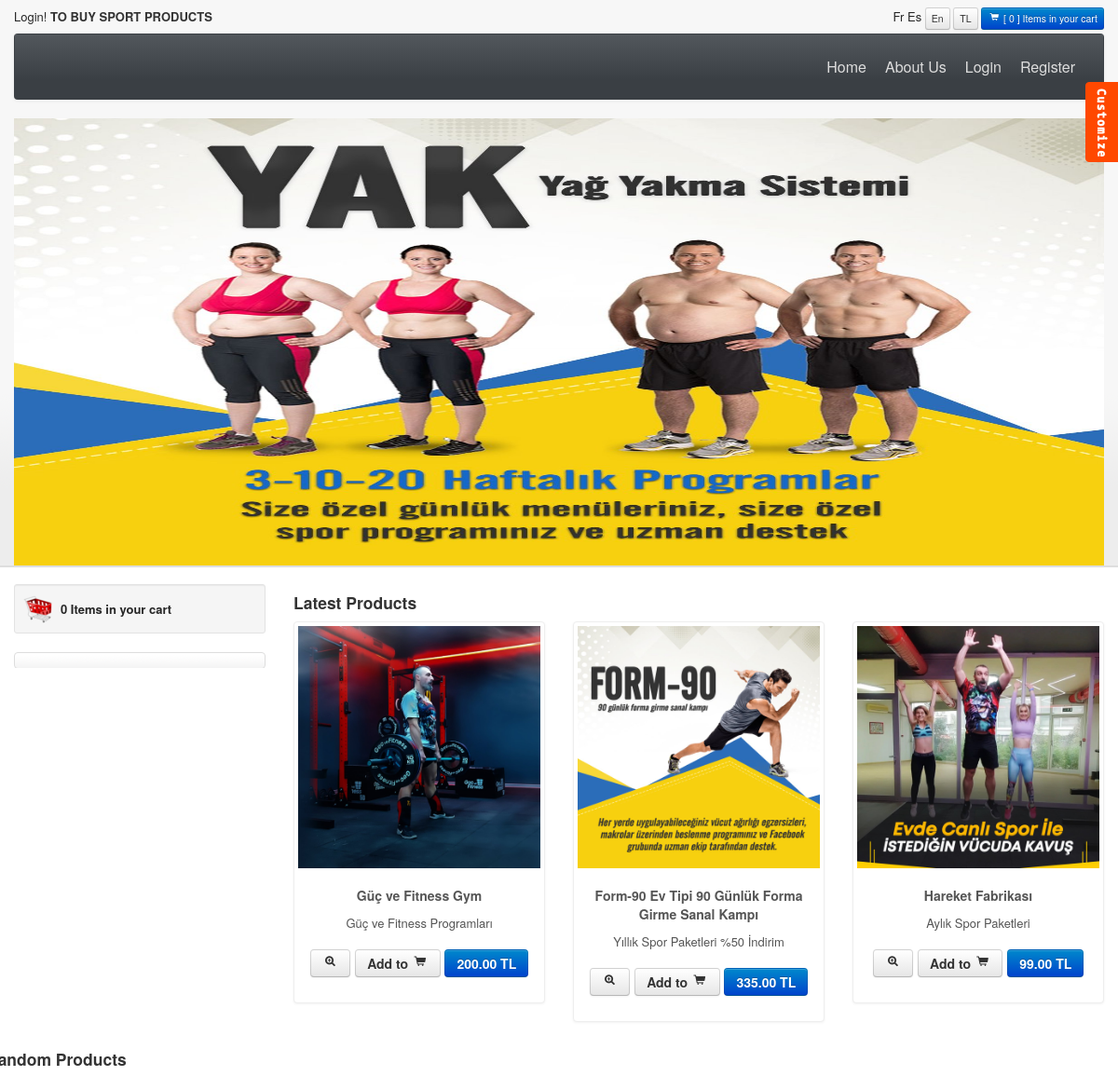
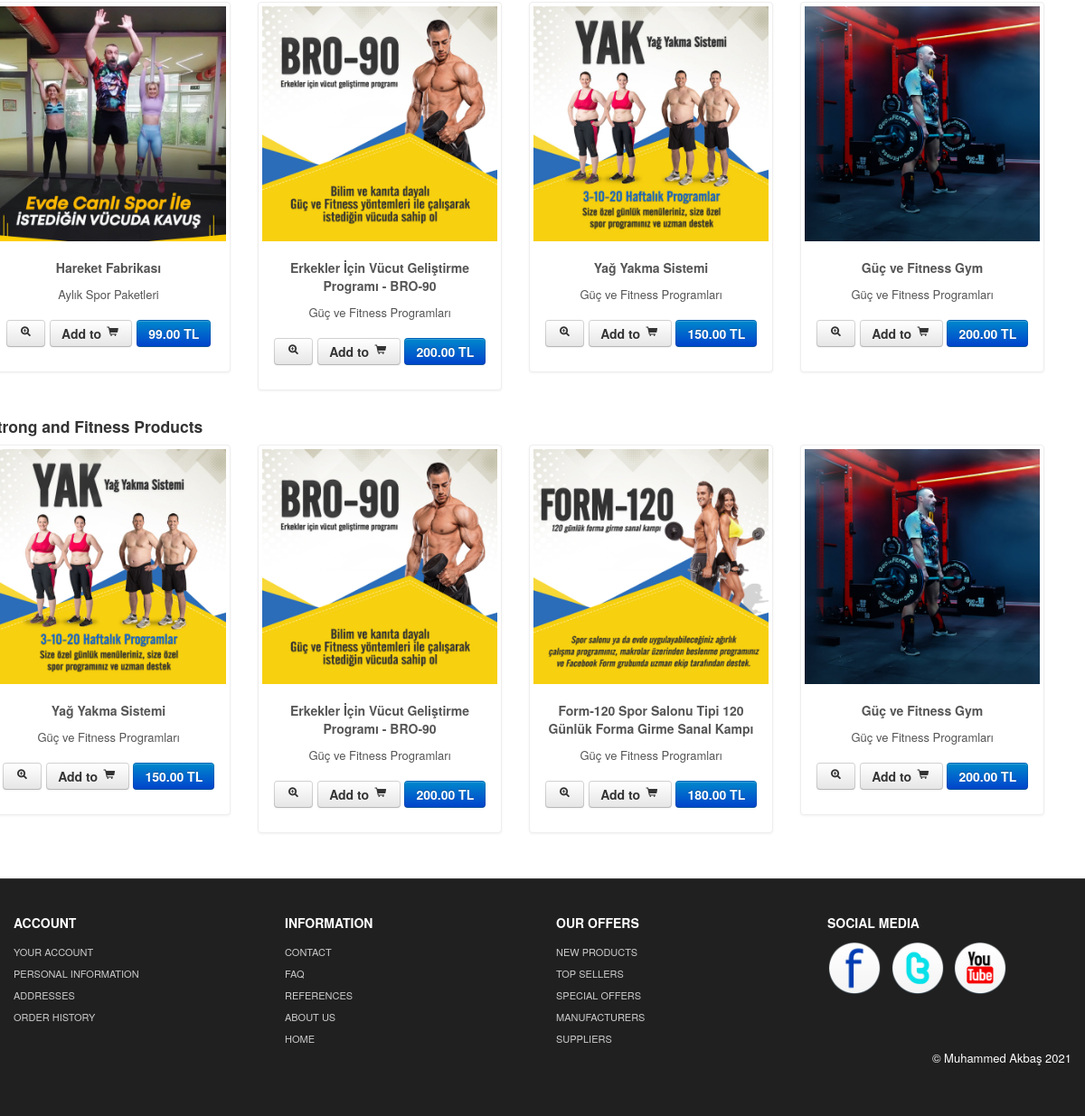
The page / on the database its author committed (2 pictures, top to bottom).
### product/models.py (models this page shows, shortened)
class Product(models.Model):
    STATUS = (
        ('True', 'True'),
        ('False', 'False'),
    )
    user = models.ForeignKey(User, on_delete=models.SET_NULL, null=True)
    category = models.ForeignKey(Category, on_delete=models.CASCADE) #many to one relation with Category
    title = models.CharField(max_length=150)
    keywords = models.CharField(max_length=255)
    description = models.TextField(max_length=255)
    image=models.ImageField(upload_to='images/',null=False)
    price = models.DecimalField(max_digits=12, decimal_places=2,default=0)
    amount=models.IntegerField(default=1)
    minamount=models.IntegerField(default=1)
    detail=RichTextUploadingField()
    slug = models.SlugField(null=False, unique=True)
    status=models.CharField(max_length=10,choices=STATUS)
    create_at=models.DateTimeField(auto_now_add=True)
    update_at=models.DateTimeField(auto_now=True)
    def image_tag(self):
        return mark_safe('<img src="{}" height="50"/>'.format(self.image.url))
    image_tag.short_description='Image'

class Category(MPTTModel):
    STATUS = (
        ('True', 'True'),
        ('False', 'False'),
    )
    parent = TreeForeignKey('self',blank=True, null=True ,related_name='children', on_delete=models.CASCADE)
    title = models.CharField(max_length=50)
    keywords = models.CharField(max_length=255)
    description = models.TextField(max_length=255)
    image=models.ImageField(blank=True,upload_to='images/')
    status=models.CharField(max_length=10, choices=STATUS)
    slug = models.SlugField(null=False, unique=True)
    create_at=models.DateTimeField(auto_now_add=True)
    update_at=models.DateTimeField(auto_now=True)
    class MPTTMeta:
        order_insertion_by = ['title']

### home/views.py (the view)
# urls.py: path('', views.index, name='index'),
def index(request):
    current_user = request.user
    setting = Setting.objects.get(pk=1)
    category = Category.objects.all()
    sliderdata = Product.objects.all()[:6]
    dayproducts = Product.objects.filter(category='2')[:]
    lastproducts = Product.objects.all().order_by('-id')[:3]
    randomproducts = Product.objects.all().order_by('?')[:4]
    request.session['cart_items'] = ShopCart.objects.filter(user_id=current_user.id).count()
    context={
        'page':'home',
        'category':category,
        'sliderdata': sliderdata,
        'setting': setting,
        'dayproducts': dayproducts,
        'lastproducts': lastproducts,
        'randomproducts': randomproducts,
             }
    return render(request,'index.html',context)

### home/templates/index.html (shortened to what this page needs)
{% extends 'homebase.html' %}
{% block slider %} {% include 'slider.html' %} {% endblock %}
{% block content %} {% include 'content.html' %}  {% endblock %}

### home/templates/slider.html (shortened to what this page needs)
{% load static %}
{% if page == 'home' %}
<div id="carouselBlk">
	<div id="myCarousel" class="carousel slide">
		<div class="carousel-inner">
                {% for rs in sliderdata %}
                  {% if forloop.counter == 1 %}
		  <div class="item active">
          {% else %}
		  <div class="item">
              {% endif %}
		  <div class="container">
			<a href="/product/{{ rs.id }}/{{ rs.slug }}"><img style="width:1170px; height: 480px;" src="{{ rs.image.url }}" alt=""/></a>
		  </div>
		  </div>
{% endfor %}
		</div>
	  </div>
</div>
{% endif %}

### home/templates/content.html (shortened to what this page needs)
{% load static %}
<div id="mainBody">
	<div class="container">
	<div class="row">
	<div id="sidebar" class="span3">
		<div class="well well-small"><a id="myCart" href="/shopcart"><img src="{% static 'themes/images/ico-cart.png' %}" alt="cart">{{ request.session.cart_items }} Items in your cart  </a></div>
		<ul id="sideManu" class="nav nav-tabs nav-stacked">
			{% load mptt_tags %}
            {% recursetree category %}
			<li><a href="/category/{{ node.id }}/{{ node.slug }}">{{ node.title}}</a></li>
            {% endrecursetree %}
		</ul>
		<br/>
	</div>
		<div class="span9">
			<h4>Latest Products </h4>
			  <ul class="thumbnails">
                  {% for rs in lastproducts %}
				<li class="span3">
				  <div class="thumbnail">
					<a  href="/product/{{ rs.id }}/{{ rs.slug }}"><img src="{{ rs.image.url }}" alt=""/></a>
					<div class="caption">
					  <h5>{{ rs.title }}</h5>
					  <p>
						{{ rs.category.title }}
					  </p>
					  <h4 style="text-align:center"><a class="btn" href="/product/{{ rs.id }}/{{ rs.slug }}"> <i class="icon-zoom-in"></i></a> <a class="btn" href="/product/{{ rs.id }}/{{ rs.slug }}">Add to <i class="icon-shopping-cart"></i></a> <a class="btn btn-primary" href="/product/{{ rs.id }}/{{ rs.slug }}">{{ rs.price }} TL</a></h4>
					</div>
				  </div>
				</li>
				{% endfor %}
			  </ul>
		</div>
		<h4>Random Products </h4>
			  <ul class="thumbnails">
                  {% for rs in randomproducts %}
				<li class="span3">
				  <div class="thumbnail">
					<a  href="/product/{{ rs.id }}/{{ rs.slug }}"><img src="{{ rs.image.url }}" alt=""/></a>
					<div class="caption">
					  <h5>{{ rs.title }}</h5>
					  <p>
						{{ rs.category.title }}
					  </p>
					  <h4 style="text-align:center"><a class="btn" href="/product/{{ rs.id }}/{{ rs.slug }}"> <i class="icon-zoom-in"></i></a> <a class="btn" href="/product/{{ rs.id }}/{{ rs.slug }}">Add to <i class="icon-shopping-cart"></i></a> <a class="btn btn-primary" href="/product/{{ rs.id }}/{{ rs.slug }}">{{ rs.price }} TL</a></h4>
					</div>
				  </div>
				</li>
				{% endfor %}
			  </ul>
<h4>Strong and Fitness Products </h4>
			  <ul class="thumbnails">
                  {% for rs in dayproducts %}
				<li class="span3">
				  <div class="thumbnail">
					<a  href="/product/{{ rs.id }}/{{ rs.slug }}"><img src="{{ rs.image.url }}" alt=""/></a>
					<div class="caption">
					  <h5>{{ rs.title }}</h5>
					  <p>
						{{ rs.category.title }}
					  </p>
					  <h4 style="text-align:center"><a class="btn" href="/product/{{ rs.id }}/{{ rs.slug }}"> <i class="icon-zoom-in"></i></a> <a class="btn" href="/product/{{ rs.id }}/{{ rs.slug }}">Add to <i class="icon-shopping-cart"></i></a> <a class="btn btn-primary" href="/product/{{ rs.id }}/{{ rs.slug }}">{{ rs.price }} TL</a></h4>
					</div>
				  </div>
				</li>
				{% endfor %}
			  </ul>
		</div>
		</div>
	</div>

### home/static/themes/css/base.css (style rules this page uses)
#mainBody { border-top:2px solid #dedede; padding-top: 18px; }
#carouselBlk,#header { background: url(../images/headerRepeat.png) repeat-x 0 0 #f7f7f7; }
#myCart img { float:left; margin-right:8px; }
#myCart { font-size: 13px;font-weight: bold; line-height: 33px; }
#sidebar ul { list-style: none;padding: 0;margin: 0;width: 100%; }
#sidebar li a { font-weight:bold; background:url(../images/tabRepeatInactive.png) repeat-x 0 0; color:#262626; }
.thumbnail>a { display:block; text-align:center }
.thumbnail h5,.thumbnail p { text-align:center }
#myCarousel { text-align:center; margin-bottom:0 }
[class^="icon-"], [class*=" icon-"] { background-image: none; }
.navbar .nav.pull-right, #sideManu { overflow:hidden; }

### rows shown on the page
Product: image (picture), title "Yağ Yakma Sistemi", category "Güç ve Fitness Programları", price "150.00"
Product: image (picture), title "Güç ve Fitness Gym", category "Güç ve Fitness Programları", price "200.00"
Product: image (picture), title "Form-90 Ev Tipi 90 Günlük Forma Girme Sanal Kampı", category "Yıllık Spor Paketleri %50 İndirim", price "335.00"
Product: image (picture), title "Hareket Fabrikası", category "Aylık Spor Paketleri", price "99.00"
Product: image (picture), title "Erkekler İçin Vücut Geliştirme Programı - BRO-90", category "Güç ve Fitness Programları", price "200.00"
Product: image (picture), title "Form-120 Spor Salonu Tipi 120 Günlük Forma Girme Sanal Kampı", category "Güç ve Fitness Programları", price "180.00"

### other values the page prints
{{ request.session.cart_items }} "0"
